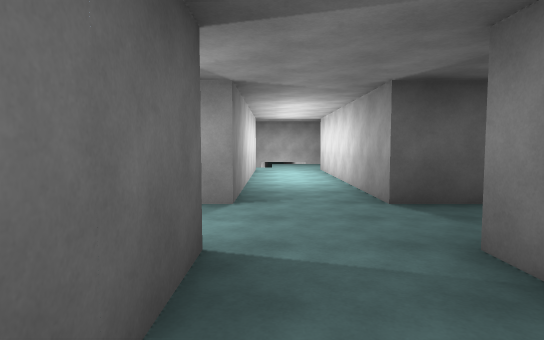
View 1 (above)

24 first-person views from a walk through a scene from a Unity 3-D project. The camera is 1.5 m above the floor, tilts 4° down and sees 75° across. The floor is counted in squares, 2 m on a side. Each view is taken from the middle of a square. On the plan, view 1 faces up. The plan holds only what a view shows up to about 11 squares ahead; the rest is blank. The place goes on beyond the plan. Some animated figures are not drawn.

View 2
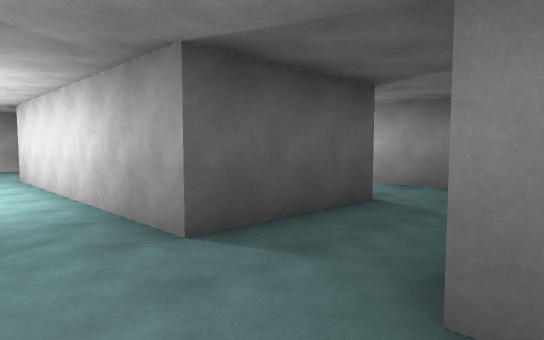

View 3
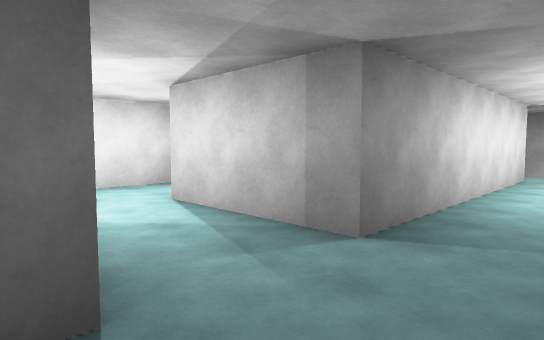

View 4
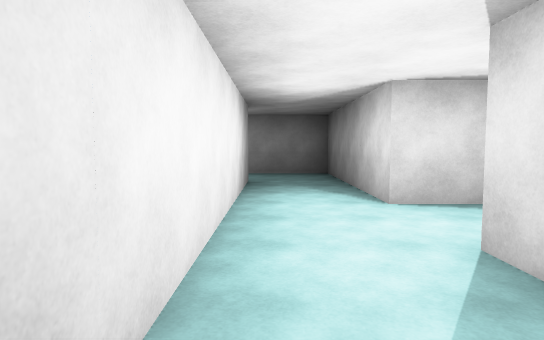

View 5
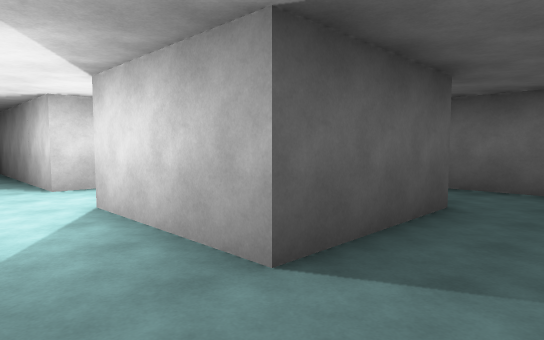

View 6
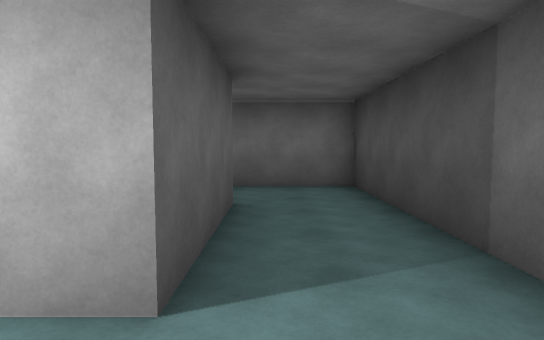

View 7
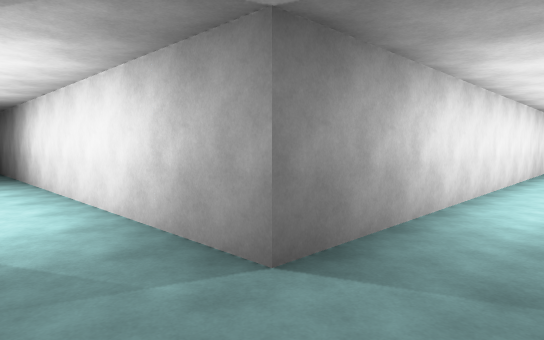

View 8
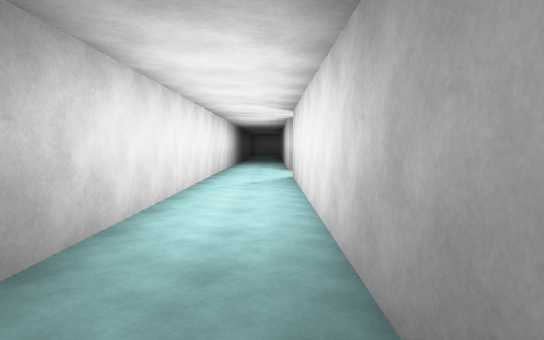

View 9
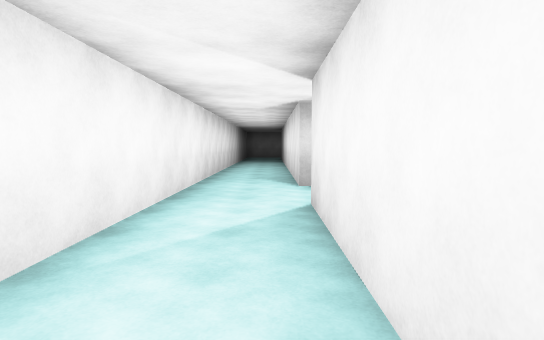

View 10
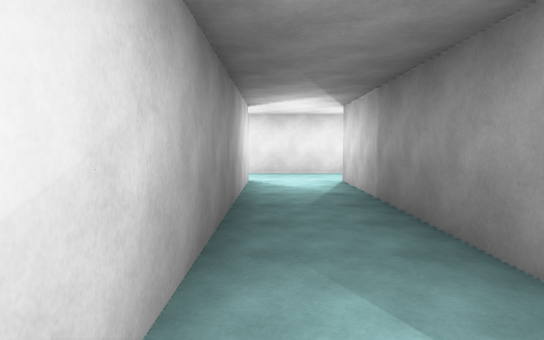

View 11
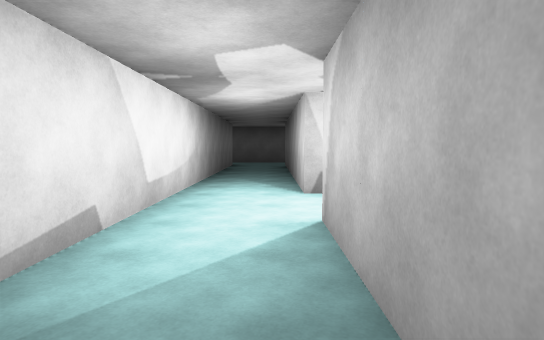

View 12
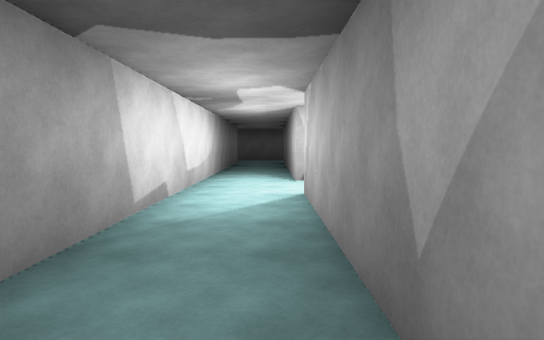

View 13
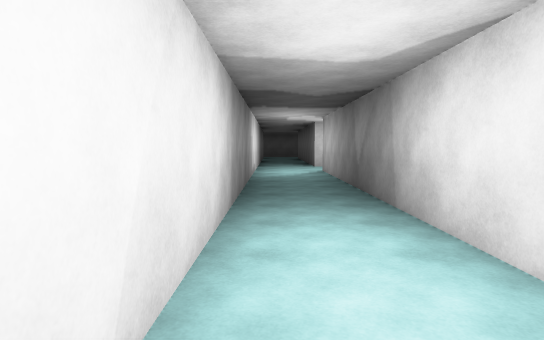

View 14
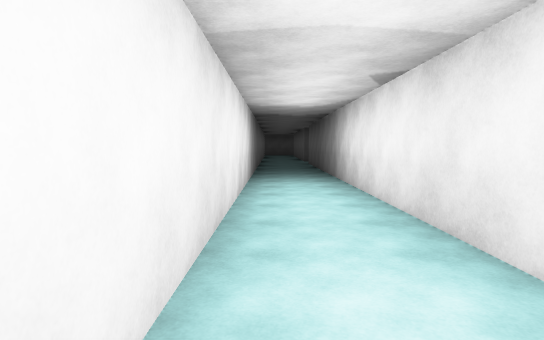

View 15
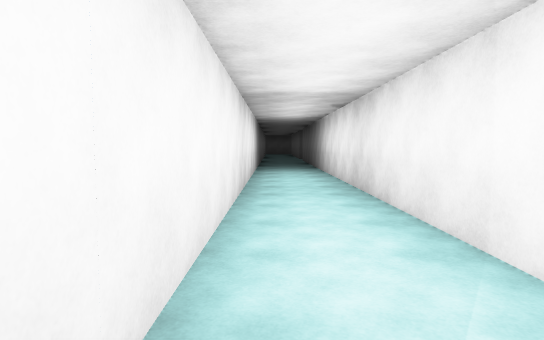

View 16
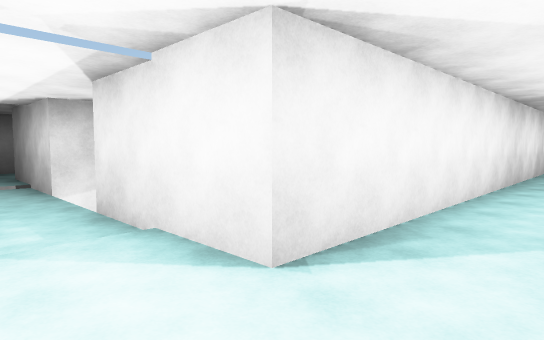

View 17
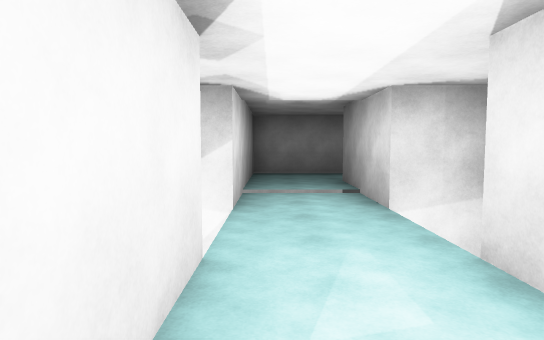

View 18
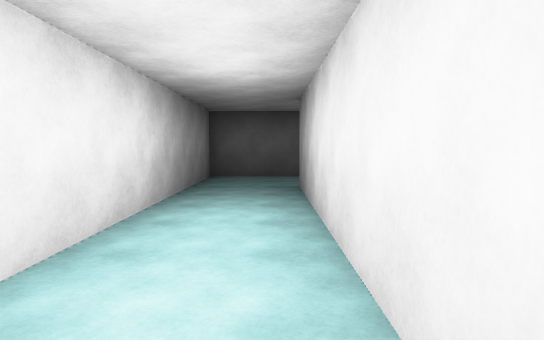

View 19
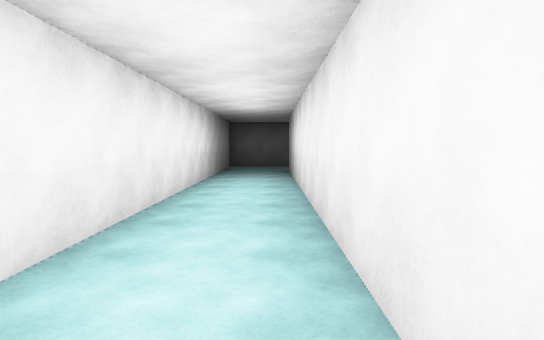

View 20
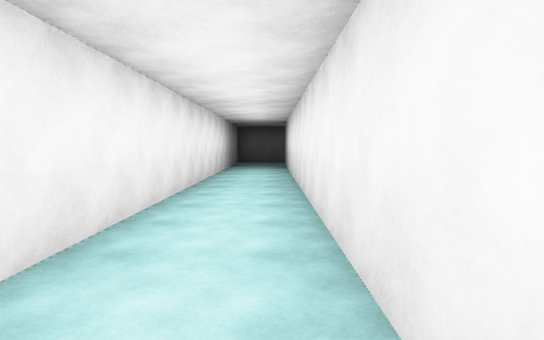

View 21
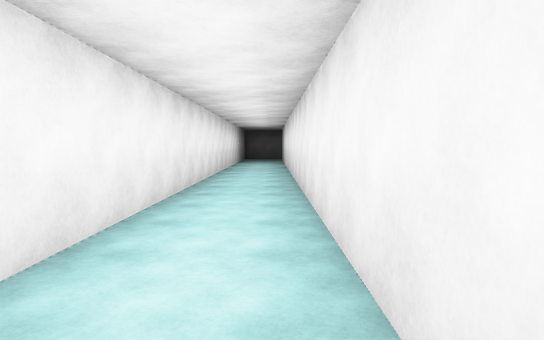

View 22
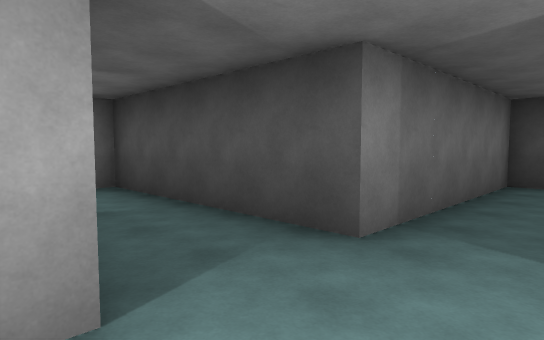

View 23
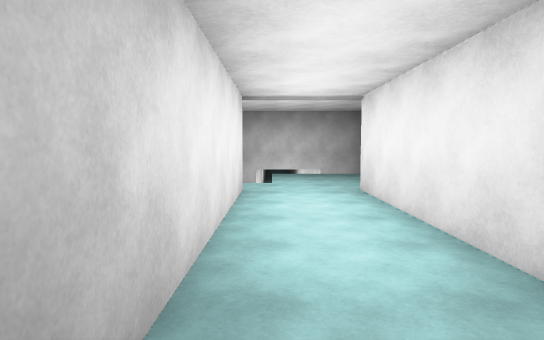

View 24
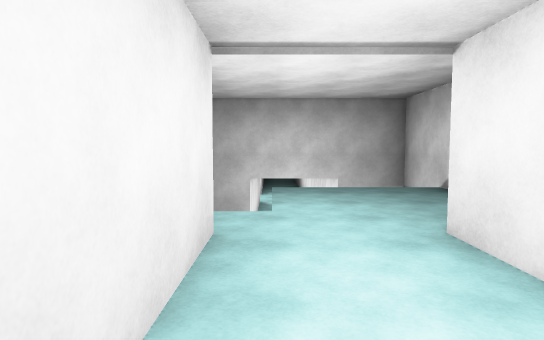

### Floor plan
Key: @ floor where view 1 was taken; # wall or solid block; . main floor; - floor 0.25 m lower than the main floor; / step, stairs or slope; = window, fence, low wall or low ledge; v drop or lower ground.
Columns run from 18 left of view 1 to 7 right of it. Each row starts with its distance up from view 1.
 40       ## v######
 39    .../----/...
 38    .../----/...#
 37    ..#=# v###..#
 36    ..#   v
 35   #..#
 34   #..#
 33   #..#
 32   #..#
 31   #..#
 30   #..#
 29   #..#
 28   #..#
 27   #..#
 26   #..#
 25   #.##
 24   #.#
 23   #.
 22   #..#                 .
 21   #..#                #..
 20   #..#                #..#
 19   ..#            #    #..#
 18   ..             #    #..#
 17   #..#           #    #..#
 16   #..#           #    #..#
 15   #..#                #..#
 14   #..#            =..##..#
 13   #..#            /.. #..#
 12   #..#           //.. #..#
 11   #..#           #..###..#
 10 ###..#############..###..#
  9 ...............###..###..#
  8 ...............###..###..#
  7 #############..###..###..#
  6             #..###..###..#
  5             #..###..###..#
  4             #............#
  3             #............#
  2             #..###..######
  1             #..###..#
  0             #..###@.#
 -1             #.......#
 -2             #.......#
 -3                ######

Positions as (right, up) in squares from view 1, and headings:
1: (0, 0), facing up
2: (0, 2), facing up-right
3: (1, 2), facing up-left
4: (-5, 0), facing up
5: (-5, -2), facing up-right
6: (-5, -1), facing right
7: (-4, 9), facing down-left
8: (-5, 9), facing left
9: (-9, 9), facing left
10: (-14, 17), facing down
11: (-15, 23), facing down
12: (-15, 25), facing down
13: (-14, 30), facing down
14: (-14, 34), facing down
15: (-14, 37), facing down
16: (-15, 39), facing down-right
17: (-13, 39), facing right
18: (5, 11), facing down
19: (5, 15), facing down
20: (5, 18), facing down
21: (5, 22), facing down
22: (0, 5), facing down-right
23: (0, 5), facing up
24: (0, 8), facing up
